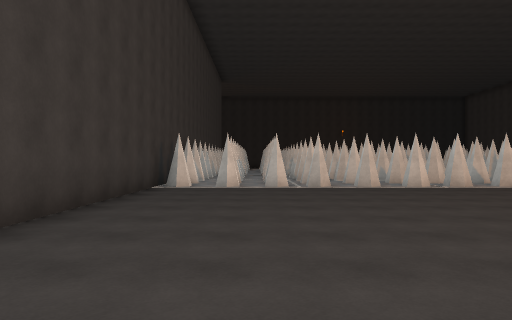
view 1 (above)

24 first-person views from a walk through a 3-D level made in the Unity game engine. The camera is 1.4 m above the floor, looks level and sees 70° across. The floor is counted in squares, 2 m on a side. Each view is taken from the middle of a square. On the plan, view 1 faces up. The plan holds only what a view shows up to about 11 squares ahead; the rest is blank. The place goes on beyond the plan. The player character is not drawn. Surface patterns are stand-ins for the level's own textures.

view 2
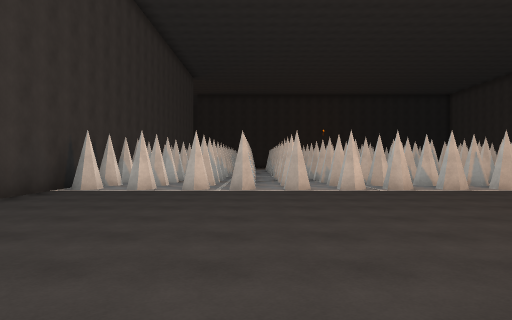

view 3
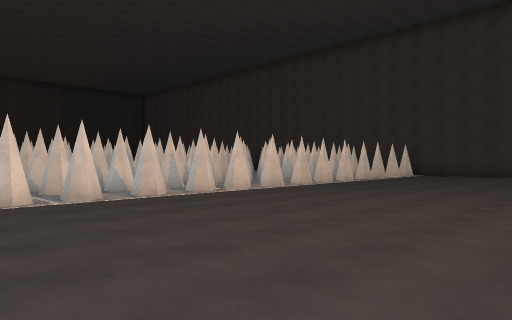

view 4
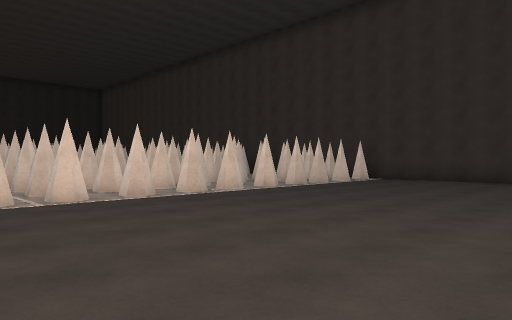

view 5
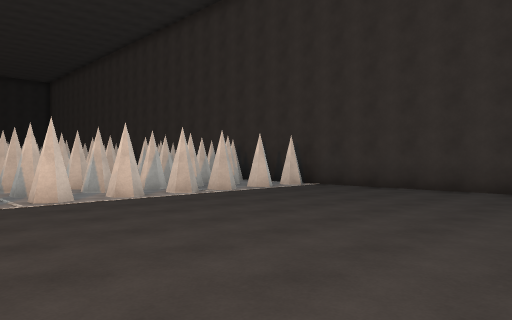

view 6
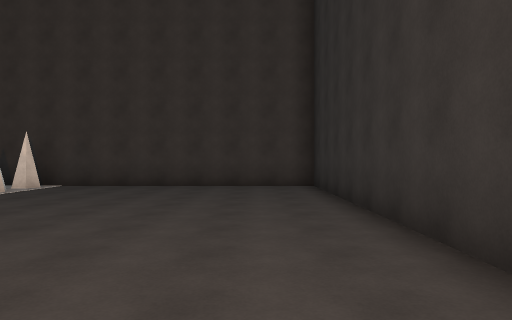

view 7
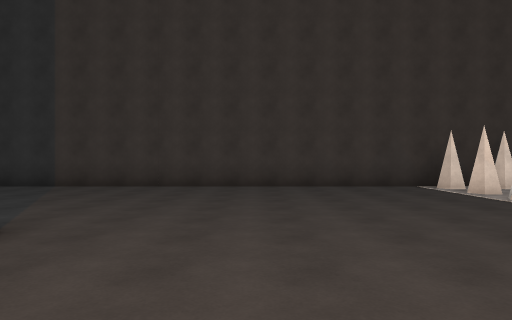

view 8
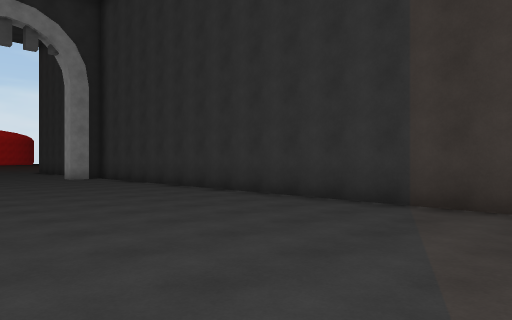

view 9
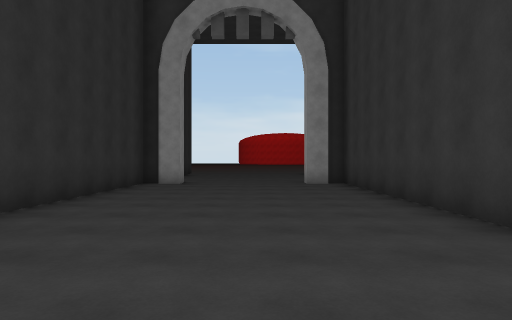

view 10
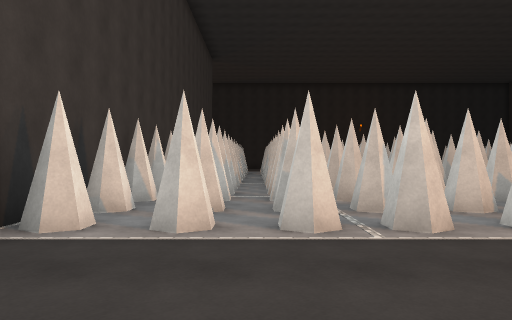

view 11
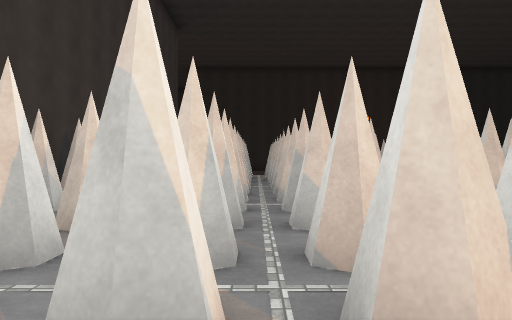

view 12
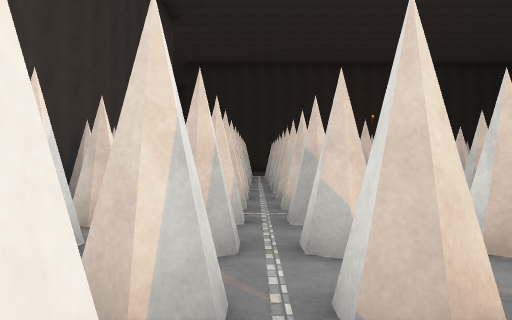

view 13
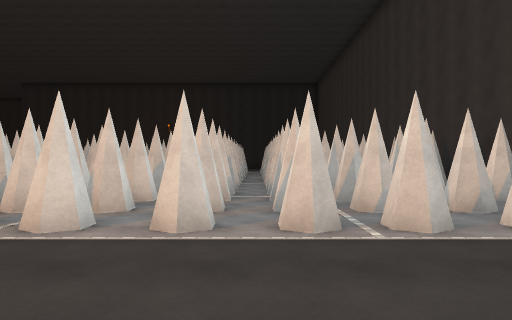

view 14
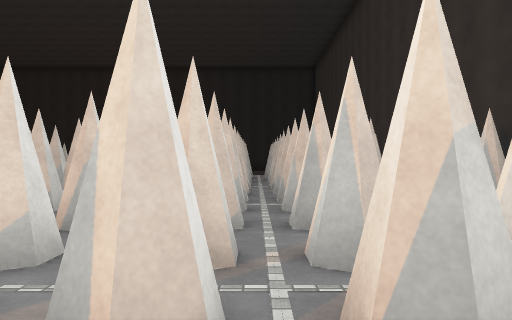

view 15
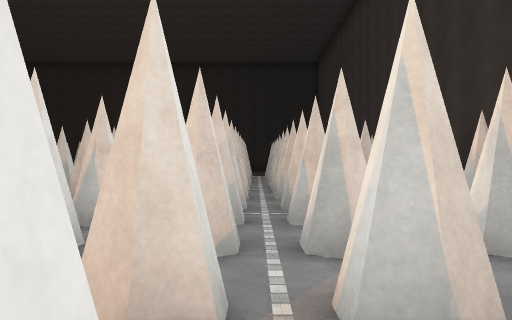

view 16
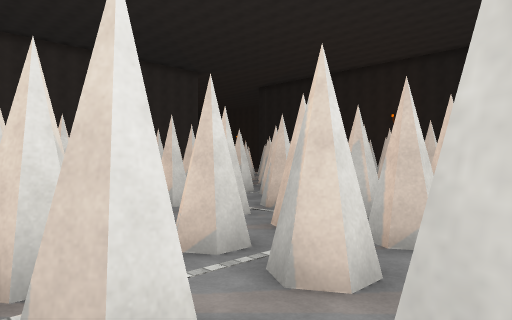

view 17
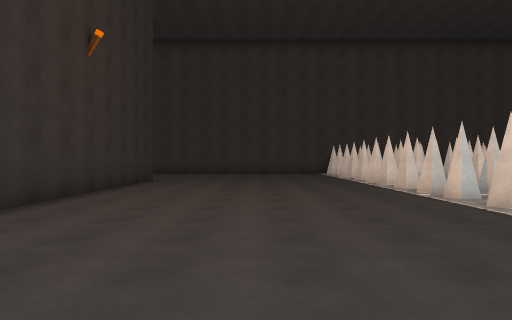

view 18
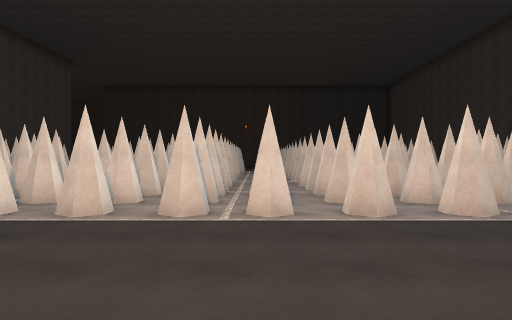

view 19
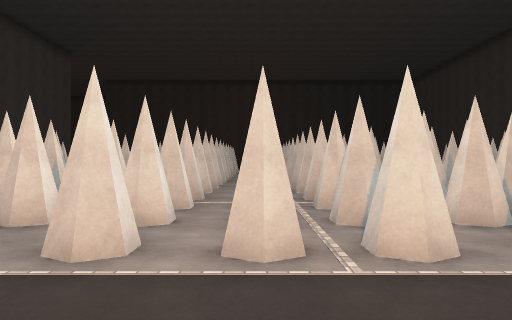

view 20
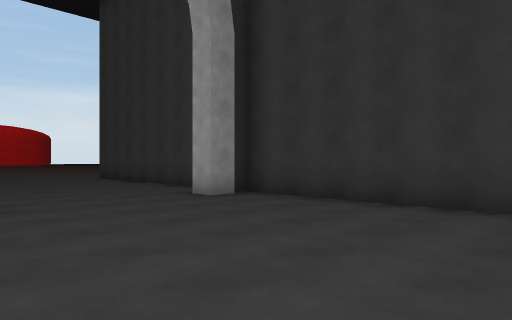

view 21
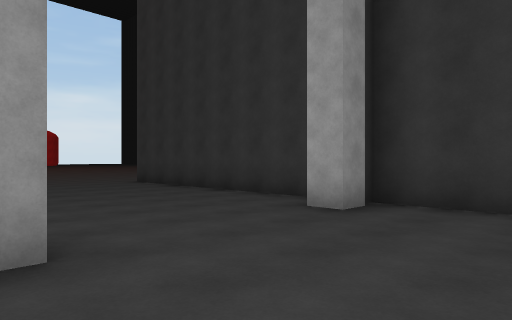

view 22
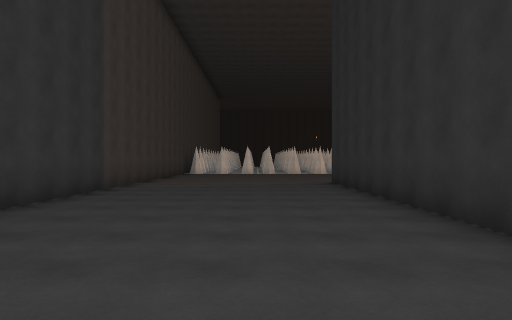

view 23
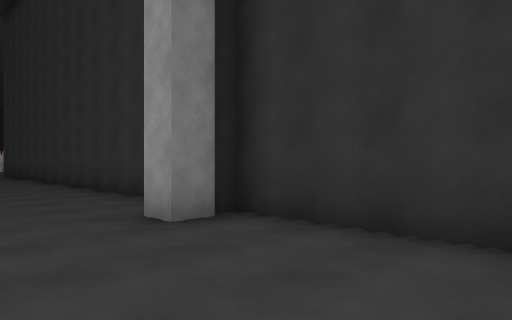

view 24
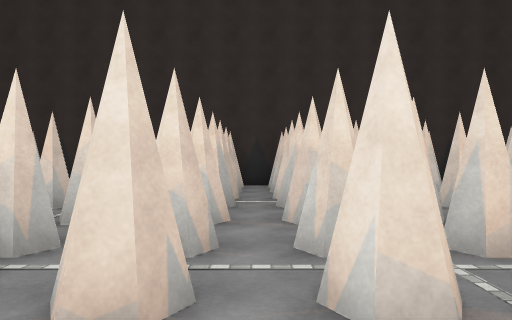

### Floor plan
Key: @ floor where view 1 was taken; # wall or solid block; x gap in a wall; . floor; / step, stairs or slope; T thing the floor can be seen under or through.
Columns run from 3 left of view 1 to 20 right of it. Each row starts with its distance up from view 1.
 22     .#             .#
 21     .#       #/  ##.#
 20     .#        /### .#
 19 ##  .##        ###..####
 18 #   .        . ........#
 17  # .T#### ### .TTT.T####
 16  ###T#### ####. TTTT##
 15   ##.#### ####.TTTT.##
 14 ####.#### ####.##TT.####
 13 #.......  .....x.......#
 12 ####.#### ####.####.####
 11   ##.####.####.####.##
 10 ####.####.####.####.####
  9 #......................#
  8 #......................#
  7 #......................#
  6 #......................#
  5 #......................#
  4 #......................#
  3 #......................#
  2 #......#################
  1 #......#
  0 #..@...#
 -1 #......#
 -2 #......#
 -3 #......#
 -4 #......#
 -5 #......#
 -6 #......#
 -7 #......#
 -8 #......#
 -9 #......#
-10 #......#
-11 #......#
-12 ##....##
-13 #......#
-14 #......#
-15 #......#
-16 #......

Positions as (right, up) in squares from view 1, and headings:
1: (0, 0), facing up
2: (2, 1), facing up
3: (3, 3), facing up-right
4: (7, 3), facing up-right
5: (11, 3), facing up-right
6: (10, 4), facing right
7: (7, 5), facing left
8: (3, 2), facing down-left
9: (0, -1), facing down
10: (0, 6), facing up
11: (1, 11), facing up
12: (1, 12), facing up
13: (15, 6), facing up
14: (16, 11), facing up
15: (16, 12), facing up
16: (18, 13), facing up-left
17: (16, 6), facing left
18: (9, 5), facing up
19: (8, 7), facing up
20: (3, -6), facing down-left
21: (3, -9), facing down-left
22: (1, -9), facing up
23: (0, -16), facing up-right
24: (10, 18), facing right
